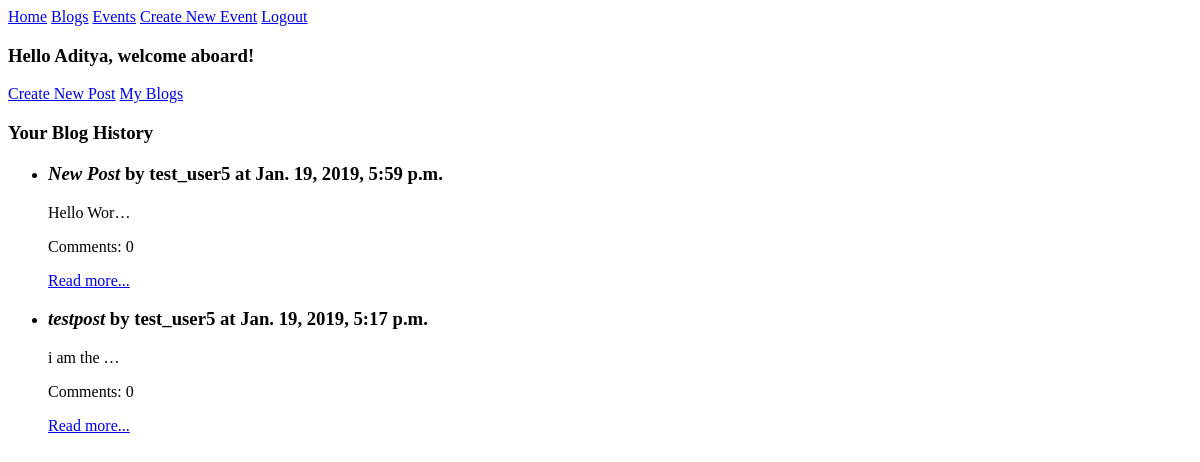
Before: /blog/by/test_user5/ (signed in) with the older database file.
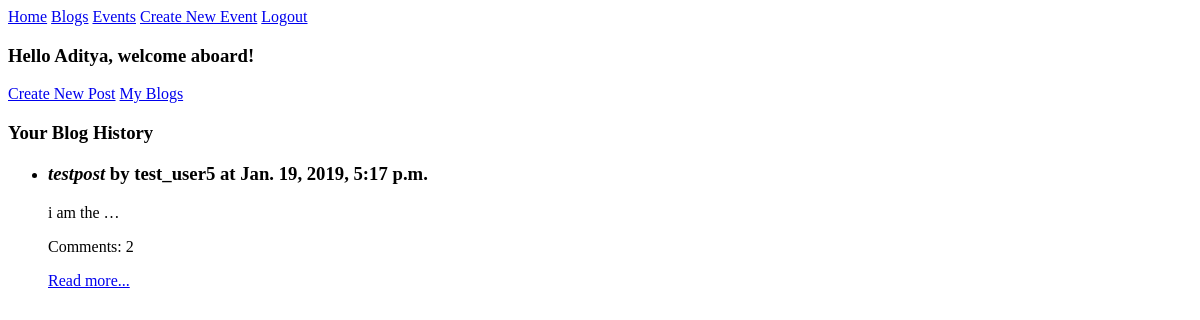
After: the same page with the newer database file.
### blog/models.py (models this page shows, shortened)
class Post(models.Model):
	user = models.ForeignKey(User,related_name='posts',on_delete=models.CASCADE)
	title = models.CharField(max_length=150, default=('New Post'))
	created_at = models.DateTimeField(auto_now=True)
	message = models.TextField()
	class Meta():
		ordering = ['-created_at']
		unique_together = ('user','message')

### blog/views.py (the view)
# urls.py: re_path(r"by/(?P<username>[-\w]+)/$",views.UserPosts.as_view(),name="for_user"),
class UserPosts(LoginRequiredMixin,generic.ListView):
    model = models.Post
    template_name = "blog/user_post_list.html"
    def get_queryset(self):
        try:
            self.post_user = User.objects.prefetch_related("posts").get(
                username__iexact=self.kwargs.get("username")
            )
        except User.DoesNotExist:
            raise Http404
        else:
            return self.post_user.posts.all()
    def get_context_data(self, **kwargs):
        context = super().get_context_data(**kwargs)
        context["post_user"] = self.post_user
        return context

### blog/templates/blog/user_post_list.html
{% extends "blog/blog_base.html" %}
{% block prepost %}
	<a href="{% url 'blog:create' %}">Create New Post</a>
	<a href="{% url 'blog:for_user' username=user.username %}">My Blogs</a>
	<h3>Your Blog History</h3>
{% endblock %}
{% block post_content %}
	<ul>
		{% for post in post_list %}
			<li>
	  			{% include "blog/_blog_list.html" %}
	  		</li>
		{% endfor %}
	</ul>
{% endblock %}

### blog/templates/blog/_blog_list.html
<h3><em>{{ post.title }}</em> by {{post.user.username}} at {{post.created_at}}</h3>
<p>{{post.message|truncatechars:10}}</p>
<p>Comments: {{post.comments.all.count}}</p>
<a href="{% url 'blog:single' username=post.user.username pk=post.pk %}">Read more...</a>
<br>

Changed rows visible on the page:
removed Post: title "New Post", user.username "test_user5", created_at "Jan. 19, 2019, 5:59 p.m.", message "Hello Wor…", comments.all.count "0"
computed for Post "testpost": comments.all.count "0" → "2"
